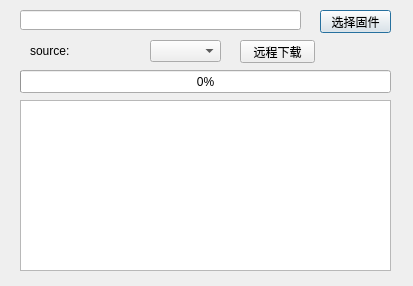
<?xml version="1.0" encoding="UTF-8"?>
<ui version="4.0">
 <class>OTASetDialog</class>
 <widget class="QDialog" name="OTASetDialog">
  <property name="geometry">
   <rect>
    <x>0</x>
    <y>0</y>
    <width>413</width>
    <height>286</height>
   </rect>
  </property>
  <property name="minimumSize">
   <size>
    <width>331</width>
    <height>286</height>
   </size>
  </property>
  <property name="maximumSize">
   <size>
    <width>413</width>
    <height>286</height>
   </size>
  </property>
  <property name="windowTitle">
   <string>OTA</string>
  </property>
  <widget class="QLineEdit" name="ldt_fwfilename">
   <property name="enabled">
    <bool>true</bool>
   </property>
   <property name="geometry">
    <rect>
     <x>20</x>
     <y>10</y>
     <width>281</width>
     <height>20</height>
    </rect>
   </property>
   <property name="readOnly">
    <bool>true</bool>
   </property>
  </widget>
  <widget class="QPushButton" name="btn_selectfw">
   <property name="geometry">
    <rect>
     <x>320</x>
     <y>10</y>
     <width>71</width>
     <height>23</height>
    </rect>
   </property>
   <property name="text">
    <string>选择固件</string>
   </property>
  </widget>
  <widget class="QProgressBar" name="pgb_download">
   <property name="geometry">
    <rect>
     <x>20</x>
     <y>70</y>
     <width>371</width>
     <height>23</height>
    </rect>
   </property>
   <property name="value">
    <number>0</number>
   </property>
   <property name="alignment">
    <set>Qt::AlignLeading|Qt::AlignLeft|Qt::AlignVCenter</set>
   </property>
   <property name="textVisible">
    <bool>true</bool>
   </property>
   <property name="orientation">
    <enum>Qt::Horizontal</enum>
   </property>
   <property name="textDirection">
    <enum>QProgressBar::TopToBottom</enum>
   </property>
  </widget>
  <widget class="QPushButton" name="btn_download">
   <property name="geometry">
    <rect>
     <x>240</x>
     <y>40</y>
     <width>75</width>
     <height>23</height>
    </rect>
   </property>
   <property name="text">
    <string>远程下载</string>
   </property>
  </widget>
  <widget class="QLabel" name="lab_source">
   <property name="geometry">
    <rect>
     <x>30</x>
     <y>40</y>
     <width>111</width>
     <height>21</height>
    </rect>
   </property>
   <property name="text">
    <string>source:</string>
   </property>
  </widget>
  <widget class="QComboBox" name="cmb_selectsource">
   <property name="geometry">
    <rect>
     <x>150</x>
     <y>40</y>
     <width>71</width>
     <height>22</height>
    </rect>
   </property>
   <property name="editable">
    <bool>false</bool>
   </property>
   <property name="currentText">
    <string/>
   </property>
  </widget>
  <widget class="QTextEdit" name="txd_downloadlog">
   <property name="geometry">
    <rect>
     <x>20</x>
     <y>100</y>
     <width>371</width>
     <height>171</height>
    </rect>
   </property>
  </widget>
 </widget>
 <resources/>
 <connections/>
</ui>
